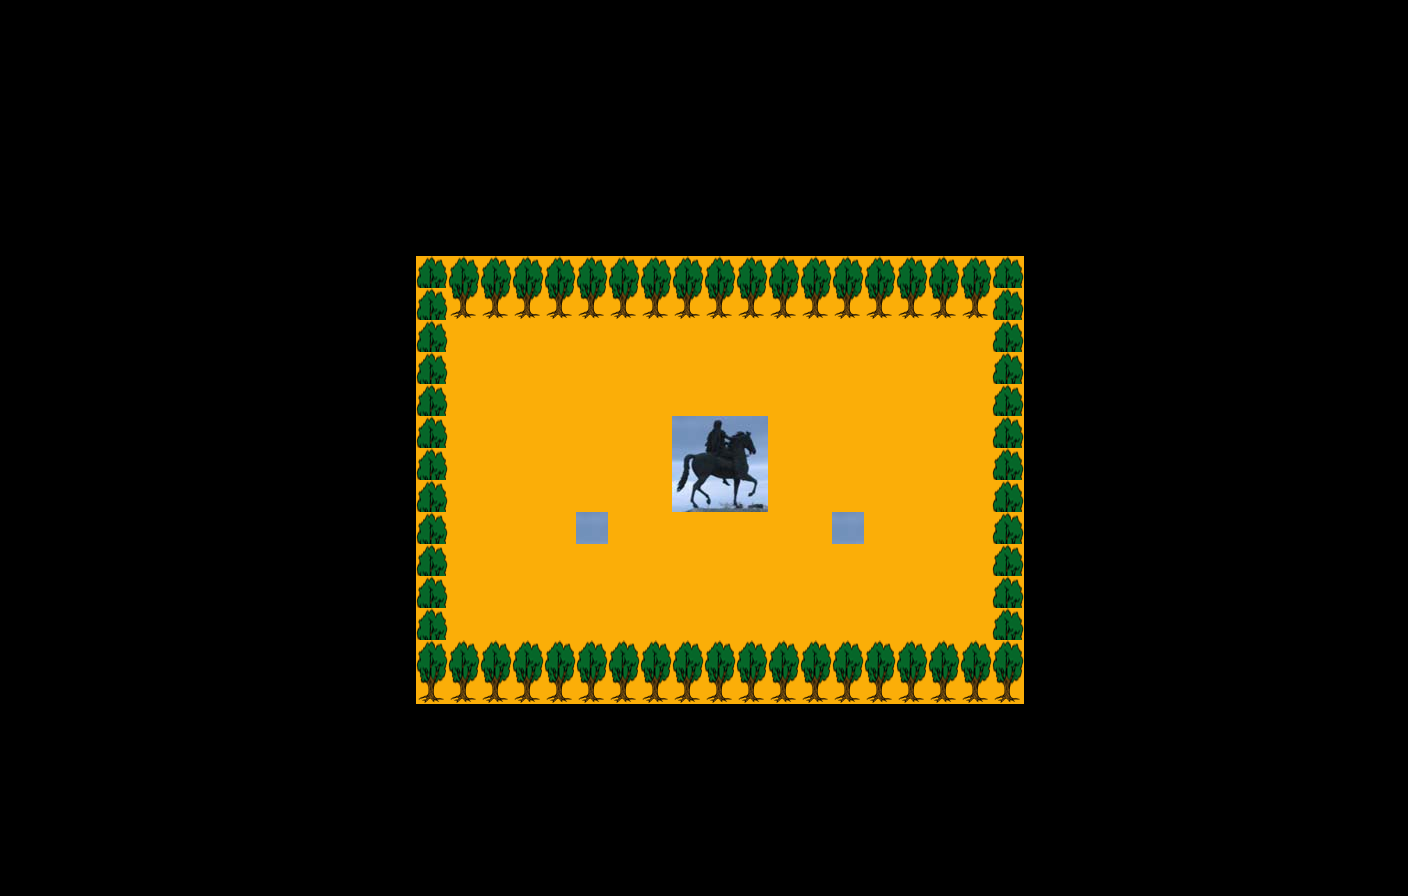

This game map was drawn from its Tiled (.tmx) file and the tilesets committed beside it. A one-line description and the trimmed map source follow:
An orthogonal 44x28 tile map with 32x32 px tiles, 3 tile layers (Sol, normal, air), 4 tilesets and 22 objects.

<map version="1.0" orientation="orthogonal" width="44" height="28" tilewidth="32" tileheight="32">
 <tileset firstgid="1" name="fond" tilewidth="32" tileheight="32">
  <image source="../sprites/bellecour.jpg" trans="ffffff" width="768" height="768" />
 </tileset>
 <tileset firstgid="577" name="dada" tilewidth="32" tileheight="32">
  <image source="../sprites/dada.jpg" trans="ffffff" width="98" height="98" />
 </tileset>
 <tileset firstgid="586" name="Arbre" tilewidth="32" tileheight="32">
  <image source="../sprites/Arbre.png" trans="ffffff" width="32" height="64" />
 </tileset>
 <tileset firstgid="588" name="noir" tilewidth="32" tileheight="32">
  <image source="../sprites/noir.png" trans="ffffff" width="32" height="32" />
 </tileset>
 <layer name="Sol" width="44" height="28">
  <data>[1232 cells, 1232 non-empty, 3 distinct tile ids]</data>
 </layer>
 <layer name="normal" width="44" height="28">
  <data>[1232 cells, 85 non-empty, 8 distinct tile ids]</data>
 </layer>
 <layer name="air" width="44" height="28">
  <data>[1232 cells, 20 non-empty, 4 distinct tile ids]</data>
 </layer>
 <objectgroup name="terrifies" width="44" height="28">
  <object x="768" y="576" width="32" height="32" />
  <object x="896" y="512" width="32" height="32" />
  <object x="928" y="320" width="32" height="32" />
  <object x="896" y="352" width="32" height="32" />
  <object x="704" y="384" width="32" height="32" />
  <object x="704" y="416" width="32" height="32" />
  <object x="448" y="320" width="32" height="32" />
  <object x="448" y="608" width="32" height="32" />
  <object x="544" y="448" width="32" height="32" />
  <object x="448" y="640" width="32" height="32" />
  <object x="928" y="352" width="32" height="32" />
  <object x="960" y="352" width="32" height="32" />
  <object x="928" y="384" width="32" height="32" />
  <object x="928" y="512" width="32" height="32" />
 </objectgroup>
 <objectgroup color="#4c8c00" name="joueur" width="44" height="28">
  <object x="608" y="576" width="32" height="32" />
 </objectgroup>
 <objectgroup color="#c645b3" name="fuyards" width="44" height="28" />
 <objectgroup color="#f7291a" name="heros" width="44" height="28" />
 <objectgroup color="#00ff39" name="murs" width="44" height="28">
  <object x="416" y="256" width="32" height="448" />
  <object x="448" y="672" width="576" height="32" />
  <object x="448" y="256" width="544" height="64" />
  <object x="992" y="256" width="32" height="416" />
  <object x="672" y="448" width="96" height="64" />
 </objectgroup>
 <objectgroup color="#262fff" name="sorties" width="44" height="28">
  <object x="576" y="512" width="32" height="32" />
  <object x="832" y="512" width="32" height="32" />
 </objectgroup>
</map>